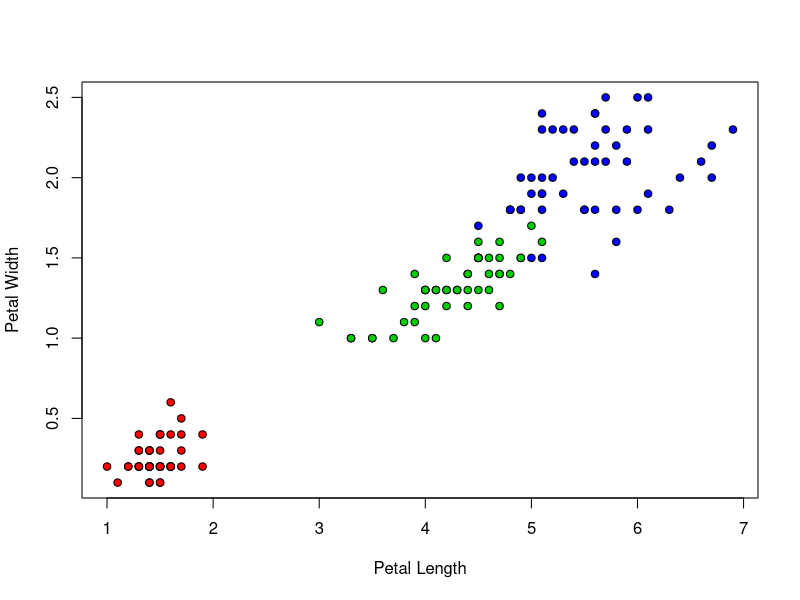

Here is the R script that generated this plot: (Note: this script raises an error after producing the figure.)
names(iris) <- c("Sepal.Length", "Sepal.Width", "Petal.Length", "Petal.Width", "Species")

plot(iris$Petal.Length, 
     iris$Petal.Width, 
     pch=21, bg=c("red","green3","blue")[unclass(iris$Species)], 
     xlab="Petal Length", 
     ylab="Petal Width")

control <- trainControl(method="repeatedcv", number=10, repeats=3)
# train the model
model <- train(~., data=PimaIndiansDiabetes, method="lvq", preProcess="scale", trControl=control)
# estimate variable importance
importance <- varImp(model, scale=FALSE)
# summarize importance
print(importance)
# plot importance
plot(importance)